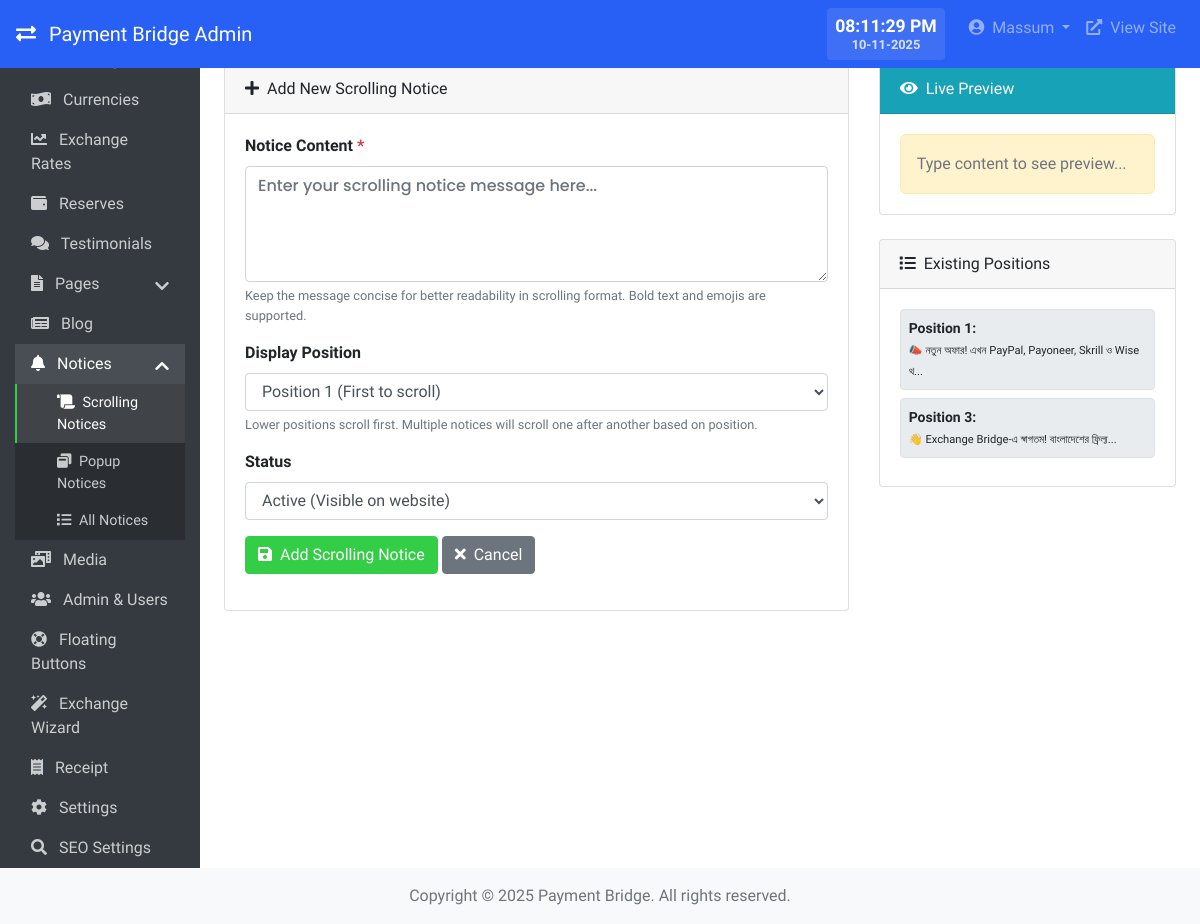
The page /admin/notices/scroll/add.php (signed in) on the database its author committed.
### tables this page shows
CREATE TABLE `settings` (
  `id` int(11) NOT NULL,
  `setting_key` varchar(100) NOT NULL,
  `setting_value` text DEFAULT NULL,
  `created_at` timestamp NOT NULL DEFAULT current_timestamp(),
  `updated_at` timestamp NOT NULL DEFAULT current_timestamp() ON UPDATE current_timestamp()
);

CREATE TABLE `users` (
  `id` int(11) NOT NULL,
  `username` varchar(50) NOT NULL,
  `email` varchar(100) NOT NULL,
  `password` varchar(255) NOT NULL,
  `role` enum('admin','manager','editor') NOT NULL DEFAULT 'editor',
  `status` enum('active','inactive') NOT NULL DEFAULT 'active',
  `last_login` datetime DEFAULT NULL,
  `created_at` timestamp NOT NULL DEFAULT current_timestamp(),
  `updated_at` timestamp NOT NULL DEFAULT current_timestamp() ON UPDATE current_timestamp()
);

CREATE TABLE `notices` (
  `id` int(11) NOT NULL,
  `type` enum('scrolling','popup') NOT NULL,
  `position` int(11) DEFAULT 1,
  `title` varchar(255) DEFAULT NULL,
  `content` text DEFAULT NULL,
  `image_path` varchar(255) DEFAULT NULL,
  `status` enum('active','inactive') NOT NULL DEFAULT 'active',
  `created_at` timestamp NOT NULL DEFAULT current_timestamp(),
  `updated_at` timestamp NOT NULL DEFAULT current_timestamp() ON UPDATE current_timestamp()
);

### admin/notices/scroll/add.php (the view, shortened to what the rows shown need)
<?php
require_once '../../../includes/db.php';
require_once '../../../includes/functions.php';
require_once '../../../includes/auth.php';
$db = Database::getInstance();
$existingPositions = $db->getRows("SELECT position, content FROM notices WHERE type = 'scrolling' ORDER BY position ASC");
include '../../includes/header.php';
?>
<div class="row">
    <div class="col-lg-4">
        <?php if (count($existingPositions) > 0): ?>
        <div class="card">
            <div class="card-body">
                <?php foreach ($existingPositions as $existing): ?>
                <div class="position-indicator">
                    <strong>Position <?php echo $existing['position']; ?>:</strong><br>
                    <small><?php echo mb_substr(strip_tags($existing['content']), 0, 50, 'UTF-8') . '...'; ?></small>
                </div>
                <?php endforeach; ?>
            </div>
        </div>
        <?php endif; ?>
    </div>
</div>
<?php include '../../includes/footer.php'; ?>

### admin/includes/header.php (shortened to what the rows shown need)
<?php
$user = Auth::getUser();
?>
<!DOCTYPE html>
<html lang="en">
<head>
    <link href="https://stackpath.bootstrapcdn.com/bootstrap/4.5.2/css/bootstrap.min.css" rel="stylesheet">
    <link rel="stylesheet" href="https://cdnjs.cloudflare.com/ajax/libs/font-awesome/5.15.3/css/all.min.css">
    <link rel="stylesheet" href="<?php echo ADMIN_URL; ?>/assets/css/admin.css">
</head>
<body>
    <nav class="navbar navbar-expand-lg navbar-dark bg-dark fixed-top">
        <a class="navbar-brand" href="<?php echo ADMIN_URL; ?>/index.php">
            <i class="fas fa-exchange-alt mr-2"></i>
            <?php echo getSetting('site_name', SITE_NAME); ?> Admin
        </a>
        <div class="collapse navbar-collapse" id="navbarNav">
            <ul class="navbar-nav ml-auto">
                <li class="nav-item dropdown">
                    <a class="nav-link dropdown-toggle" href="#" id="navbarDropdown" role="button" data-toggle="dropdown" aria-haspopup="true" aria-expanded="false">
                        <i class="fas fa-user-circle mr-1"></i> <?php echo htmlspecialchars($user['username']); ?>
                    </a>
                </li>
            </ul>
        </div>
    </nav>
    <div class="container-fluid">
        <div class="row">
            <main role="main" class="col-md-10 ml-sm-auto px-4 content">

### admin/includes/footer.php (shortened to what the rows shown need)
</main>
        </div>
    </div>
    <footer class="footer mt-auto py-3 bg-light">
        <div class="container-fluid text-center">
            <span class="text-muted">Copyright &copy; <?php echo date('Y'); ?> <?php echo getSetting('site_name', SITE_NAME); ?>. All rights reserved.</span>
        </div>
    </footer>
</body>
</html>

### rows shown on the page
settings: setting_value "Payment Bridge"
users: username "Massum"
notices: position "1", content "📣 নতুন অফার! এখন PayPal, Payoneer, Skrill ও Wise থ"
notices: position "3", content "👋 Exchange Bridge-এ স্বাগতম! বাংলাদেশের ফ্রিল্য"
